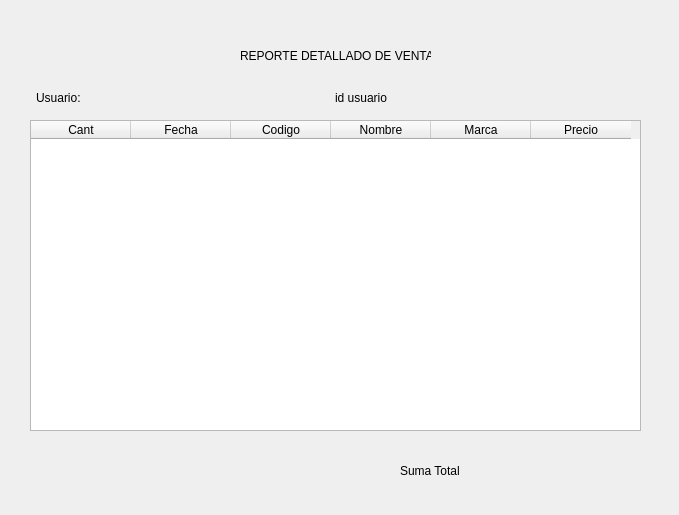
<?xml version="1.0" encoding="UTF-8"?>
<ui version="4.0">
 <class>Reporte</class>
 <widget class="QDialog" name="Reporte">
  <property name="geometry">
   <rect>
    <x>0</x>
    <y>0</y>
    <width>679</width>
    <height>515</height>
   </rect>
  </property>
  <property name="windowTitle">
   <string>Dialog</string>
  </property>
  <widget class="QWidget" name="layoutWidget">
   <property name="geometry">
    <rect>
     <x>36</x>
     <y>87</y>
     <width>591</width>
     <height>21</height>
    </rect>
   </property>
   <layout class="QHBoxLayout" name="horizontalLayout">
    <item>
     <widget class="QLabel" name="label_2">
      <property name="text">
       <string>Usuario: </string>
      </property>
     </widget>
    </item>
    <item>
     <widget class="QLabel" name="label_4">
      <property name="text">
       <string>id usuario</string>
      </property>
     </widget>
    </item>
   </layout>
  </widget>
  <widget class="QTableWidget" name="tableWidget">
   <property name="geometry">
    <rect>
     <x>30</x>
     <y>120</y>
     <width>611</width>
     <height>311</height>
    </rect>
   </property>
   <column>
    <property name="text">
     <string>Cant</string>
    </property>
   </column>
   <column>
    <property name="text">
     <string>Fecha</string>
    </property>
   </column>
   <column>
    <property name="text">
     <string>Codigo</string>
    </property>
   </column>
   <column>
    <property name="text">
     <string>Nombre</string>
    </property>
   </column>
   <column>
    <property name="text">
     <string>Marca</string>
    </property>
   </column>
   <column>
    <property name="text">
     <string>Precio</string>
    </property>
   </column>
  </widget>
  <widget class="QLabel" name="label">
   <property name="geometry">
    <rect>
     <x>240</x>
     <y>40</y>
     <width>191</width>
     <height>31</height>
    </rect>
   </property>
   <property name="text">
    <string>REPORTE DETALLADO DE VENTAS</string>
   </property>
  </widget>
  <widget class="QLabel" name="label_3">
   <property name="geometry">
    <rect>
     <x>400</x>
     <y>460</y>
     <width>241</width>
     <height>21</height>
    </rect>
   </property>
   <property name="text">
    <string>Suma Total</string>
   </property>
  </widget>
 </widget>
 <resources/>
 <connections/>
</ui>
